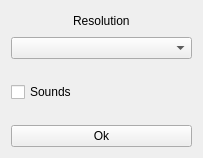
<?xml version="1.0" encoding="UTF-8"?>
<ui version="4.0">
 <class>Options</class>
 <widget class="QWidget" name="Options">
  <property name="geometry">
   <rect>
    <x>0</x>
    <y>0</y>
    <width>203</width>
    <height>158</height>
   </rect>
  </property>
  <property name="windowTitle">
   <string>Options</string>
  </property>
  <layout class="QHBoxLayout" name="horizontalLayout_2">
   <item>
    <layout class="QVBoxLayout" name="verticalLayout">
     <item>
      <layout class="QHBoxLayout" name="horizontalLayout">
       <item>
        <spacer name="horizontalSpacer">
         <property name="orientation">
          <enum>Qt::Horizontal</enum>
         </property>
         <property name="sizeHint" stdset="0">
          <size>
           <width>40</width>
           <height>20</height>
          </size>
         </property>
        </spacer>
       </item>
       <item>
        <widget class="QLabel" name="label">
         <property name="text">
          <string>Resolution</string>
         </property>
        </widget>
       </item>
       <item>
        <spacer name="horizontalSpacer_2">
         <property name="orientation">
          <enum>Qt::Horizontal</enum>
         </property>
         <property name="sizeHint" stdset="0">
          <size>
           <width>40</width>
           <height>20</height>
          </size>
         </property>
        </spacer>
       </item>
      </layout>
     </item>
     <item>
      <widget class="QComboBox" name="comboBox"/>
     </item>
     <item>
      <spacer name="verticalSpacer">
       <property name="orientation">
        <enum>Qt::Vertical</enum>
       </property>
       <property name="sizeHint" stdset="0">
        <size>
         <width>20</width>
         <height>40</height>
        </size>
       </property>
      </spacer>
     </item>
     <item>
      <widget class="QCheckBox" name="checkBox">
       <property name="text">
        <string>Sounds</string>
       </property>
      </widget>
     </item>
     <item>
      <spacer name="verticalSpacer_2">
       <property name="orientation">
        <enum>Qt::Vertical</enum>
       </property>
       <property name="sizeHint" stdset="0">
        <size>
         <width>20</width>
         <height>40</height>
        </size>
       </property>
      </spacer>
     </item>
     <item>
      <widget class="QPushButton" name="pushButton">
       <property name="text">
        <string>Ok</string>
       </property>
      </widget>
     </item>
    </layout>
   </item>
  </layout>
 </widget>
 <resources/>
 <connections/>
</ui>
